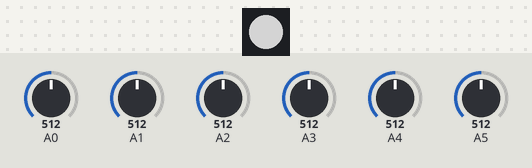
A sketch run on a simulated Arduino Uno, built with avr-gcc and run on an emulated ATmega328P. On the bench: 1 RGB LEDs in strip order, left to right. The inputs (shaded band) are chosen by the test bench; at power-on: A0 = 512, A1 = 512, A3 = 512, A4 = 512, A2 = 512, A5 = 512. Dim RGB values are drawn brighter than linear.

Above: at 2.3 s.
2.4 s: A0 set to 406
At 2.7 s:
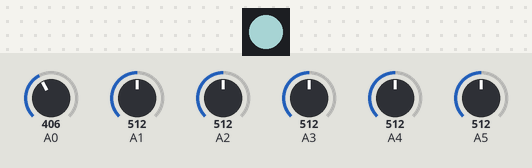
3.9 s: A0 set to 379
At 5.0 s:
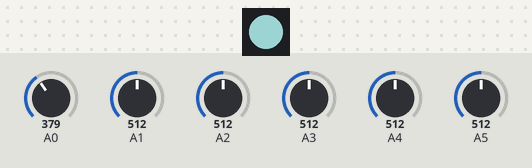
5.4 s: A1 set to 350
At 6.1 s:
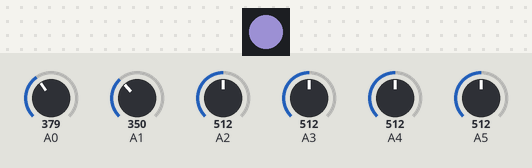
6.9 s: A3 set to 350
At 7.2 s:
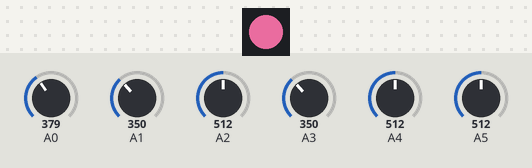
8.4 s: A4 set to 350
At 9.5 s:
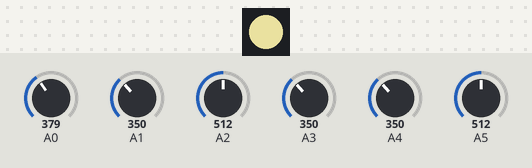
9.9 s: A2 set to 393
At 11.0 s:
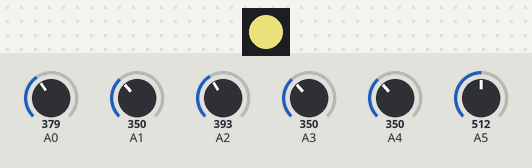
11.4 s: A2 set to 362
Timing chart, 0 to 13.9 s (numbered marks = the images above; inputs shaded):
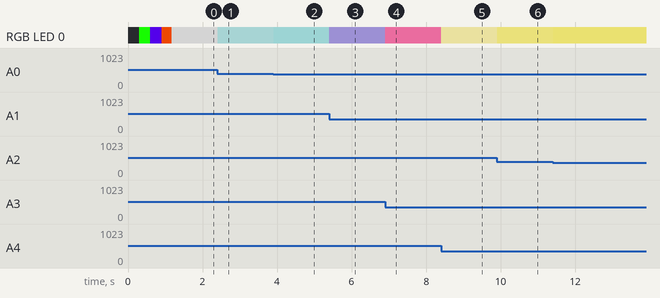

Measured:
- after the input at 2.4 s, RGB LED 0: RGB(128, 128, 128) → RGB(101, 128, 128) at once
- after the input at 3.9 s, RGB LED 0: RGB(101, 128, 128) → RGB(94, 128, 128) at once
- after the input at 5.4 s, RGB LED 0: RGB(94, 128, 128) → RGB(94, 87, 128) at once
- after the input at 6.9 s, RGB LED 0: RGB(94, 87, 128) → RGB(188, 87, 128) at once
- after the input at 8.4 s, RGB LED 0: RGB(188, 87, 128) → RGB(188, 181, 128) at once
- after the input at 9.9 s, RGB LED 0: RGB(188, 181, 128) → RGB(188, 181, 98) at once
- after the input at 11.4 s, RGB LED 0: RGB(188, 181, 98) → RGB(188, 181, 90) at once

The sketch:

sk562-firmware.ino
```cpp
// (licence header left out)
#include <FastLED.h>


#define PIN_PIX 1
CRGB                        pixel[1];


void setup() {
    FastLED.addLeds<SK6812, PIN_PIX, GRB>(pixel, 1);
//	FastLED.setBrightness(20);

	for (int hue = 0; hue < 360; hue++) {
    	fill_rainbow( pixel, 1, hue, 7);
	    delay(3);
    	FastLED.show();
  	}


}


void loop() {
    int r = analogRead(A0)/4;
    int g = analogRead(A1)/4;
    int b = analogRead(A2)/4;

    r += analogRead(A3);
    g += analogRead(A4);
    b += analogRead(A5);

    pixel[0]= CRGB(r,g,b);
    FastLED.show();
    delay(10);
}
```
